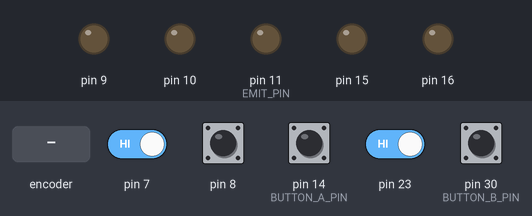
This sketch was run on a simulated Arduino Leonardo, built with avr-gcc and run on an emulated ATmega32U4. On the bench: output pins drawn as LEDs (lit = HIGH). The test bench sets the inputs (shaded band); at power-on: pin 7, pin 8, pin 14 (BUTTON_A_PIN), pin 23, pin 30 (BUTTON_B_PIN) HIGH.

Above: at 1.2 s.
1.3 s: pin 30 (BUTTON_B_PIN) pulled LOW for 0.15 s
At 2.46 s:
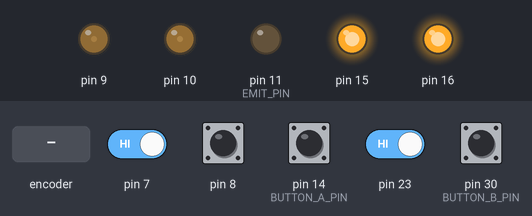
4.3 s: rotary encoder on pin 7 / pin 23 turned 1 step (first pin leading)
At 7.25 s:
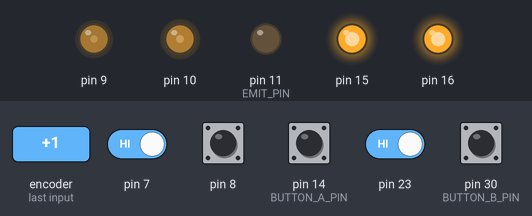
7.3 s: pin 8 pulled LOW for 0.15 s
10.3 s: pin 14 (BUTTON_A_PIN) pulled LOW for 0.15 s
13.3 s: pin 8 pulled LOW for 1 s
16.3 s: pin 14 (BUTTON_A_PIN) pulled LOW for 1 s
At 26.33 s:
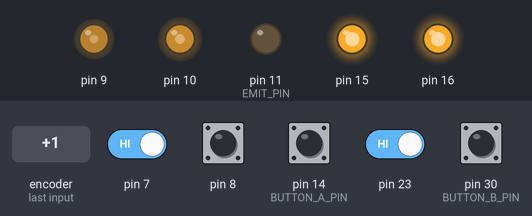
Timing chart, 0 to 27.4 s (numbered marks = the images above; inputs shaded):
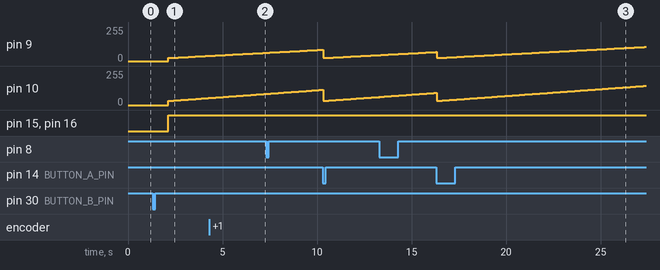

The sketch:

Leader_arc_test_offset_NKrobot.ino
```cpp
// Blue screen robot was leader, ML robot was follower - it a bit wonky
// Done in daytime with windows uncovered
//
// Tested Workflow:
// 1. Place the leader at the desired following distance:
//    - leader should be centred in front of the follower
//    - leader should remain stationary
//
// 2. Turn on the LEADER as IDLE:
//    - beacon OFF
//    - motors stopped
//
// 3. Turn on the FOLLOWER :
//    - follower measures bump-sensor background / ambient baseline
//    - leader beacon must stay OFF during this step
//
// 4. Press leader button A:
//    - leader enters TARGET_BEACON mode
//    - beacon turns ON
//    - leader stays still during this
//
// 5. Press follower button A:
//    - follower starts SAMPLING_TARGET
//    - follower records bump-sensor total signal for the desired spacing
//
// 6. Wait until target sampling finishes:
//    - follower calculates targetTotal and target band
//    - Moves into WAIT_OFF state
//
// 7. Press leader button A again:
//    - leader returns to IDLE
//    - beacon turns OFF
//
// 8. Wait for follower to detect beacon OFF:
//    - follower transitions through WAITING_FOR_BEACON_OFF
//    - then enters WAITING_FOR_BEACON_ON
//
// 9. Press leader button B:
//    - leader enters PRESTART
//    - beacon turns ON
//    - leader stays still briefly to give follower time to lock on
//
// 10. After the prestart delay:
//     - leader enters REVERSING
//     - leader drives backwards for the fixed run time
//
// 11. Follower sees beacon ON again:
//     - follower leaves WAITING_FOR_BEACON_ON
//     - follower enters FOLLOWING
//     - follower drives forward only when total signal is below target band
//
// 12. At the end of the leader run:
//     - leader stops
//     - beacon turns OFF
//
// 13. Follower detects beacon loss:
//     - after a short timeout it stops
//     - follower returns to waiting state

// 14. Connect the cord and press A on leader to download the data
//
// Notes:
// - Baseline measurement must always be done with leader beacon OFF.
// - Target capture must always be done with leader beacon ON and stationary. - computes beacon present threshold from this
// - Straight-line following currently uses total bump IR only, not left-right steering.
// - If the follower does not start, check that it reached WAITING_FOR_BEACON_ON before pressing leader button B.
// - Currently follower outputs Bigger number = more IR  =  Smaller discharge time for ease of use
// - The follower is sensitive to ambient light so try and not move around,
// - if the follower T goes above threshold (14 in this current build) as a baseline, it will never go out off WAIT_OFF
// - So press reset and try again


#include "Motors.h"
#include "LineSensors.h"   // for EMIT_PIN
#include "PID.h"
#include "Encoders.h"
#include "Kinematics.h"

Motors_c motors;
PID_c left_pid;
PID_c right_pid;
PID_c heading_pid;
Kinematics_c pose;
// -------------------- Logging --------------------
const uint32_t LOG_MS = 50;
const int LOG_SIZE = 150;

struct LogEntry {
  uint16_t x_centi;   // stores (x + 400) * 100
  uint16_t y_centi;   // stores (y + 300) * 100
  int16_t theta_mrad;
};

LogEntry logBuffer[LOG_SIZE];
int logIndex = 0;
uint32_t lastLogTime = 0;
bool loggingActive = false;
bool logReadyToDump = false;

// -------------------- BUTTONS --------------------
// Adjust these if your board uses different pins
const int BUTTON_A_PIN = 14;   // toggle stationary beacon mode
const int BUTTON_B_PIN = 30;   // start reverse run with 800ms delay

// -------------------- MOTION --------------------
const uint32_t REVERSE_TIME_MS = 2000;
const float REVERSE_SPEED_DEMAND = -0.35;

// target coordinates
float TARGET_X = -300.0f;
float TARGET_Y = -100.0f;
bool travelling = false;

const float DIST_TOL = 5.0;

// -------------------- TIMING --------------------
const uint32_t SPEED_EST_MS = 10;
const uint32_t CTRL_MS = 20;
const float ALPHA = 0.2;
const uint32_t PRESTART_BEACON_MS = 800;

const uint32_t POSE_MS = 20;
const uint32_t PRINT_MS = 100;

// -------------------- PWM LIMITS --------------------
const int PWM_MAX_ABS = 60;
const int PWM_FLOOR = 18;

// -------------------- PID GAINS --------------------
// pid settings & steering
const float DRIVE_KP = 60.0f;
const float DRIVE_KI = 0.02f;
const float DRIVE_KD = 0.001f;

const float HEAD_KP = 2.0f;
const float HEAD_KI = 0.0f;
const float HEAD_KD = 0.0f;

const float REVERSE_SPEED = 0.45f;
const float MAX_STEER = 0.04f;
// -------------------- STATE --------------------
enum LeaderState {
  WAITING,
  TARGET_BEACON,
  PRESTART,
  REVERSING
};
uint32_t prestartStartTime = 0;
LeaderState state = WAITING;

// button edge tracking
bool lastButtonAState = HIGH;
bool lastButtonBState = HIGH;

// reverse timing
uint32_t reverseStartTime = 0;

// control timing
uint32_t lastCtrlTime = 0;
uint32_t lastSpeedTime = 0;
uint32_t lastPoseTime = 0;
uint32_t lastPrintTime = 0;

// encoder history
long last_e0 = 0;
long last_e1 = 0;

// measured wheel speeds
float right_speed = 0.0;
float left_speed = 0.0;
float last_speed_e0 = 0.0;
float last_speed_e1 = 0.0;

// -------------------- HELPERS --------------------
void logPoseIfNeeded() {
  if (!loggingActive) return;

  uint32_t now = millis();
  if (now - lastLogTime < LOG_MS) return;
  lastLogTime = now;

  if (logIndex >= LOG_SIZE) return;

  logBuffer[logIndex].x_centi = (uint16_t)((pose.x + 400.0f) * 100.0f);
  logBuffer[logIndex].y_centi = (uint16_t)((pose.y + 300.0f) * 100.0f);
  logBuffer[logIndex].theta_mrad = (int16_t)(pose.theta * 1000.0f);

  logIndex++;
}

float clampFloat(float x, float lo, float hi) {
  if (x < lo) return lo;
  if (x > hi) return hi;
  return x;
}


// Returns smallest difference between any two angles
// -ve number indicating a clockwise turn, +ve number is anticlockwise turn
float angleDiff(float target, float source) {
  float diff = target - source;
  if (diff > PI)  diff -= 2.0 * PI;
  if (diff <= -PI) diff += 2.0 * PI;
  return diff;
}
//float angleDiff(float target) {
//  return atan2f(sinf(target - pose.theta), cosf(target - pose.theta));
//}

int clampInt(int x, int lo, int hi) {
  if (x < lo) return lo;
  if (x > hi) return hi;
  return x;
}

int applyPwmFloor(int pwm, float demand_speed, int floorVal) {
  if (fabs(demand_speed) < 1e-6f) return 0;
  if (abs(pwm) < floorVal) {
    pwm = (demand_speed > 0.0f) ? floorVal : -floorVal;
  }
  return pwm;
}

void beaconOn() {
  pinMode(EMIT_PIN, OUTPUT);
  digitalWrite(EMIT_PIN, LOW);   // bump IR emitters ON
}

void beaconOff() {
  pinMode(EMIT_PIN, INPUT);      // emitters OFF
}

void stopRobot() {
  motors.setPWM(0, 0);
  left_pid.reset();
  right_pid.reset();
  heading_pid.reset();
}

void updateWheelSpeedsIfNeeded() {
  uint32_t now = millis();
  uint32_t elapsed = now - lastSpeedTime;

  if (elapsed < SPEED_EST_MS) return;

  lastSpeedTime = now;

  long delta_e0 = count_e0 - last_e0;
  long delta_e1 = count_e1 - last_e1;

  last_e0 = count_e0;
  last_e1 = count_e1;

  float speed_e0 = (float)delta_e0 / (float)elapsed;
  float speed_e1 = (float)delta_e1 / (float)elapsed;

  right_speed = ALPHA * speed_e0 + (1.0f - ALPHA) * last_speed_e0;
  left_speed  = ALPHA * speed_e1 + (1.0f - ALPHA) * last_speed_e1;

  last_speed_e0 = right_speed;
  last_speed_e1 = left_speed;
}

// pose update
void updatePoseifNeeded() {
  uint32_t now = millis();
  if (now - lastPoseTime < POSE_MS) return;
  lastPoseTime = now;

  pose.update();
}

// reverse pid control
void setTravel(float x, float y) {
  TARGET_X = x;
  TARGET_Y = y;
  travelling = true;
  left_pid.reset();
  right_pid.reset();
  heading_pid.reset();
}

bool checkTravelReverse() {
  if (!travelling) {
    return true;
  }

  float dx = TARGET_X - pose.x;
  float dy = TARGET_Y - pose.y;
  float dist = sqrt(dx * dx + dy * dy);

  // Stop if within 5 mm of target, OR x < -305, OR y < -105
  if (dist <= DIST_TOL || pose.x < -305.0f || pose.y < -105.0f) {
    motors.setPWM(0, 0);
    travelling = false;
    left_pid.reset();
    right_pid.reset();
    heading_pid.reset();
    return true;
  }


  float desired_heading = atan2(dy, dx) + PI;
  float heading_error = angleDiff(desired_heading, pose.theta);

  //  float desired_heading = atan2(dy, dx);
  //  desired_heading += PI;
  //
  //  float heading_error = angleDiff(desired_heading, pose.theta + PI);
  float rev = REVERSE_SPEED;
  float head_corr = 2.0f * heading_pid.update(0.0f, heading_error);
  float steer_limit = 0.15f * rev;
  head_corr = clampFloat(head_corr, -steer_limit, steer_limit);

  if (dist < 50.0f) {
    rev = 0.3f;
  }

  float left_pwm  = left_pid.update(-rev + head_corr, left_speed);
  float right_pwm = right_pid.update(-rev - head_corr, right_speed);

  left_pwm = applyPwmFloor(left_pwm, -rev + head_corr, PWM_FLOOR);
  right_pwm = applyPwmFloor(right_pwm, -rev - head_corr, PWM_FLOOR);
  motors.setPWM((int)left_pwm, (int)right_pwm);
  return false;
}


// -------------------- SETUP --------------------
void setup()
{
  Serial.begin(115200);
  //  Serial.println("robot,time_ms,x_mm,y_mm,theta_rad,state");
  motors.initialise();
  setupEncoder0();
  setupEncoder1();

  pinMode(BUTTON_A_PIN, INPUT_PULLUP);
  pinMode(BUTTON_B_PIN, INPUT_PULLUP);

  left_pid.initialise(DRIVE_KP, DRIVE_KI, DRIVE_KD);
  right_pid.initialise(DRIVE_KP, DRIVE_KI, DRIVE_KD);
  heading_pid.initialise(HEAD_KP, HEAD_KI, HEAD_KD);
  left_pid.reset();
  right_pid.reset();

  last_e0 = count_e0;
  last_e1 = count_e1;
  lastSpeedTime = millis();
  lastCtrlTime = millis();
  pose.initialise(0.0f, 0.0f, 0.0f);
  lastPoseTime = millis();
  lastPrintTime = millis();
  // start with beacon OFF and motors OFF
  beaconOff();
  motors.setPWM(0, 0);
}

// -------------------- LOOP --------------------
void loop()
{
  bool buttonAState = digitalRead(BUTTON_A_PIN);
  bool buttonBState = digitalRead(BUTTON_B_PIN);

  // --- Button A toggles stationary beacon mode ---
  if (lastButtonAState == HIGH && buttonAState == LOW) {
    delay(20);
    if (digitalRead(BUTTON_A_PIN) == LOW) {

      // If log ready → dump instead of toggling beacon
      if (logReadyToDump) {
        Serial.begin(115200);
        delay(1000);

        Serial.println(F("i,time_ms,x_mm,y_mm,theta_rad"));

        for (int i = 0; i < logIndex; i++) {
          float x = logBuffer[i].x_centi / 100.0f - 400.0f;
          float y = logBuffer[i].y_centi / 100.0f - 300.0f;
          Serial.print(i);
          Serial.print(",");
          Serial.print(i * LOG_MS);
          Serial.print(",");
          Serial.print(x);
          Serial.print(",");
          Serial.print(y);
          Serial.print(",");
          Serial.println(logBuffer[i].theta_mrad / 1000.0f);
        }

        return;
      }

      // normal behaviour
      stopRobot();

      if (state == WAITING) {
        state = TARGET_BEACON;
      } else if (state == TARGET_BEACON) {
        state = WAITING;
      }
    }
  }

  // --- Button B starts reverse run from IDLE only ---
  if (lastButtonBState == HIGH && buttonBState == LOW) {
    delay(20);
    if (digitalRead(BUTTON_B_PIN) == LOW) {
      if (state == WAITING) {
        stopRobot();
        state = PRESTART;
        prestartStartTime = millis();
      }
    }
  }

  updateWheelSpeedsIfNeeded();
  updatePoseifNeeded();
  logPoseIfNeeded();

  if (state == WAITING) {
    beaconOff();
    motors.setPWM(0, 0);
  }
  else if (state == TARGET_BEACON) {
    beaconOn();
    motors.setPWM(0, 0);
  }
  else if (state == REVERSING) {
    beaconOn();
    if  (checkTravelReverse()) {
      loggingActive = false;
      logReadyToDump = true;

      state = WAITING;
      stopRobot();
      beaconOff();
    }
  }
  else if (state == PRESTART) {
    // Beacon ON, but hold still briefly so follower can lock on
    beaconOn();
    motors.setPWM(0, 0);

    if (millis() - prestartStartTime >= PRESTART_BEACON_MS) {
      setTravel(TARGET_X, TARGET_Y);
      left_pid.reset();
      right_pid.reset();
      logIndex = 0;
      loggingActive = true;
      logReadyToDump = false;
      lastLogTime = millis()-LOG_MS;


      state = REVERSING;
    }
  }

  lastButtonAState = buttonAState;
  lastButtonBState = buttonBState;
  //  uint32_t now = millis();
  //  if (now - lastPrintTime >= PRINT_MS) {
  //    lastPrintTime = now;
  //    Serial.print("F,");
  //    Serial.print(millis());
  //    Serial.print(pose.x);
  //    Serial.print(",");
  //    Serial.print(pose.y);
  //    Serial.print(",");
  //    Serial.print(pose.theta);
  //    Serial.print(",");
  //    Serial.print(buttonAState);
  //    Serial.print(",");
  //    Serial.print(buttonBState);
  //    Serial.print(",");
  //    Serial.println(state);
  //  }
}
```

LineSensors.h
```cpp
// Labsheet 2 approach 1 followed, not implemented the supplementary labsheet instructions

/***************************************
 ,        .       .           .     ,-.
 |        |       |           |        )
 |    ,-: |-. ,-. |-. ,-. ,-. |-      /
 |    | | | | `-. | | |-' |-' |      /
 `--' `-` `-' `-' ' ' `-' `-' `-'   '--'
****************************************/

// this #ifndef stops this file
// from being included mored than
// once by the compiler.
#ifndef _LINESENSORS_H
#define _LINESENSORS_H

// We will use all 5 line sensors (DN1 - 5)
// and so define a constant here, rather than
// type '5' in lots of places.
#define NUM_SENSORS 5

// From testing a threshold of 0.7 works well for 'seeing' the black line
#define sensorthreshold 0.7

// Pin definitions
// This time, we will use an array to store the
// pin definitions.  This is a bit like a list.
// This way, we can either loop through the
// list automatically, or we can ask for a pin
// by indexing, e.g. sensor_pins[0] is A11,
// sensors_pins[1] is A0.
const int sensor_pins[ NUM_SENSORS ] = { A11, A0, A2, A3, A4 };

// This is the pin used to turn on the infra-
// red LEDs.
#define EMIT_PIN   11


// Class to operate the linesensors.
class LineSensors_c {

  public:

    // Store your readings into this array.
    // You can then access these readings elsewhere
    // by using the syntax line_sensors.readings[n];
    // Where n is a value [0:4]
    float readings[ NUM_SENSORS ];

    // Variables to store calibration constants.
    // Make use of these as a part of the exercises
    // in labsheet 2.
    float minimum[ NUM_SENSORS ];
    float maximum[ NUM_SENSORS ];
    float scaling[ NUM_SENSORS ];
    float range[ NUM_SENSORS ];
    // Variable to store the calculated calibrated
    // (corrected) readings. Needs to be updated via
    // a function call, which is completed in
    // labsheet 2.
    float calibrated[ NUM_SENSORS ];

    // Constructor, must exist.
    LineSensors_c() {
      // leave this empty
    }

    // Refer to Labsheet 2: Approach 1
    // Fix areas marked ????
    // Use this function to setup the pins required
    // to perform an read of the line sensors using
    // the ADC.
    void initialiseForADC() {

      // Ensure that the IR LEDs are on
      // for line sensing
      pinMode( EMIT_PIN, OUTPUT );
      digitalWrite( EMIT_PIN, LOW );

      // Configure the line sensor pins
      // DN1, DN2, DN3, DN4, DN5.
      for( int sensor = 0; sensor < NUM_SENSORS; sensor++ ) {
              pinMode( sensor_pins[sensor], INPUT_PULLUP );
      }

    } // End of initialiseForADC()


    // Refer to Labsheet 2: Approach 1
    // Fix areas marked ????
    // This function is as simple as using a call to
    // analogRead()
    void readSensorsADC() {

      // First, initialise the pins.
      // You need to complete this function (above).
      // initialiseForADC(); // this can be done once in setup so can be commented out here


      for( int sensor = 0; sensor < NUM_SENSORS; sensor++ ) {
               readings[sensor] = analogRead(sensor_pins[sensor]);
      }

    } // End of readSensorsADC()


    // Use this function to apply the calibration values
    // that were captured in your calibration routine.
    // Therefore, you will need to write a calibration
    // routine (see Labsheet 2)
    void calcCalibratedADC() {

      // Get latest readings (raw values)
      readSensorsADC();

      // Apply calibration values, store in calibrated[]
      for( int sensor = 0; sensor < NUM_SENSORS; sensor++ ) {
              calibrated[sensor] = (readings[sensor]-minimum[sensor])/range[sensor];
      }

    } // End of calcCalibratedADC()


    // Two sensor functions - one for any sensor, one for specific - allows turning logic to be tailored to which sensor
    // Check if a specific sensor is on black
    bool SetOnLine(int which_sensor, float threshold = sensorthreshold) {
      if (which_sensor < 0 || which_sensor >= NUM_SENSORS){ // If sensor number < 0 or sensor number > Number sensors then return false as a safety measure for incorrect inputs
        return false; // safety for if the
      }
      return calibrated[which_sensor] >= threshold; // returns true if sensor x is over black
    }

    // Check if any sensor sees black
    bool AnyOnLine(float threshold = sensorthreshold) {
      for (int i = 0; i < NUM_SENSORS; i++) {
          if (calibrated[i] >= threshold) return true;
      }
      return false;
    }


    // Part of the Advanced Exercises for Labsheet 2
    void initialiseForDigital() {

      // Ensure that the IR LEDs are on
      // for line sensing
      pinMode( EMIT_PIN, OUTPUT );
      digitalWrite( EMIT_PIN, HIGH );

    } // End of initialiseForDigital()

    // Part of the Advanced Exercises for Labsheet 2
    void readSensorsDigital() {
    //  ???
    } // End of readSensorsDigital()

}; // End of LineSensor_c class defintion


#endif
```

Source omitted: Encoders.h (8534 bytes), Kinematics.h (6462 bytes), Motors.h (4728 bytes), PID.h (3827 bytes)

Measured:
- after the input at 1.3 s, pin 9: moves from 0/255 to 39/255 over 2.1 s, starting after 0.83 s; pin 10: moves from 0/255 to 53/255 over 2.1 s, starting after 0.82 s; pin 15, pin 16: LOW → HIGH after 0.82 s
